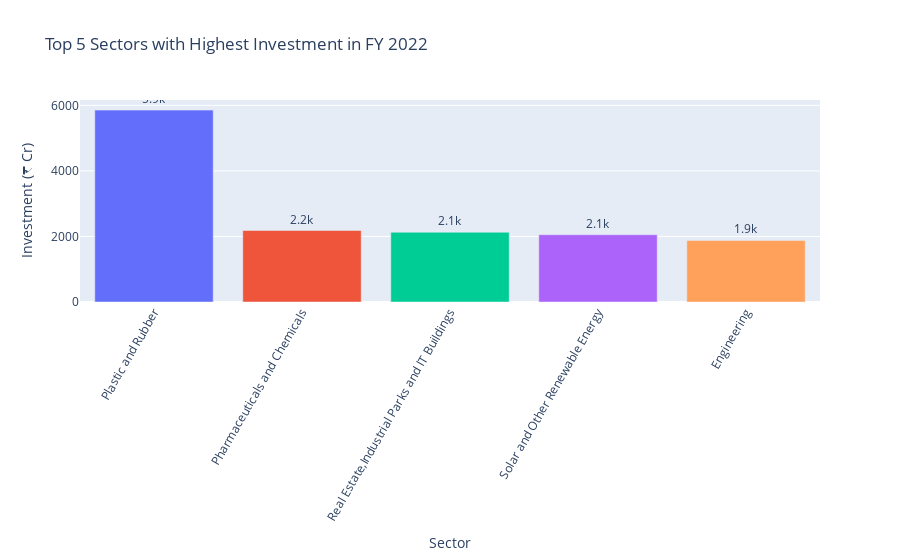

Notebook source saved alongside this figure:
### Code cell
fig = px.bar(
    ipass_2022_invest,
    x='sector',
    y='investment in cr',
    text='investment in cr',
    color='sector',
    title='Top 5 Sectors with Highest Investment in FY 2022',
    labels={'sector': 'Sector', 'investment in cr': 'Investment (₹ Cr)'}
)

fig.update_traces(texttemplate='%{text:.2s}', textposition='outside')
fig.update_layout(
    xaxis_tickangle=-60,
    showlegend=False,
    height=700
)

fig.show()

### Figure 1 — Plotly figure (JSON) as saved in the notebook; plotly's stock layout.template omitted (floating-point values rounded to 4 significant figures)
{"data": [{"alignmentgroup": "True", "hovertemplate": "Sector=%{x}<br>Investment (₹ Cr)=%{text}<extra></extra>", "legendgroup": "Plastic and Rubber", "marker": {"color": "#636efa", "pattern": {"shape": ""}}, "name": "Plastic and Rubber", "offsetgroup": "Plastic and Rubber", "orientation": "v", "showlegend": true, "text": [5856.0], "textposition": "outside", "texttemplate": "%{text:.2s}", "type": "bar", "x": ["Plastic and Rubber"], "xaxis": "x", "y": [5856.0], "yaxis": "y"}, {"alignmentgroup": "True", "hovertemplate": "Sector=%{x}<br>Investment (₹ Cr)=%{text}<extra></extra>", "legendgroup": "Pharmaceuticals and Chemicals", "marker": {"color": "#EF553B", "pattern": {"shape": ""}}, "name": "Pharmaceuticals and Chemicals", "offsetgroup": "Pharmaceuticals and Chemicals", "orientation": "v", "showlegend": true, "text": [2182.0], "textposition": "outside", "texttemplate": "%{text:.2s}", "type": "bar", "x": ["Pharmaceuticals and Chemicals"], "xaxis": "x", "y": [2182.0], "yaxis": "y"}, {"alignmentgroup": "True", "hovertemplate": "Sector=%{x}<br>Investment (₹ Cr)=%{text}<extra></extra>", "legendgroup": "Real Estate,Industrial Parks and IT Buildings", "marker": {"color": "#00cc96", "pattern": {"shape": ""}}, "name": "Real Estate,Industrial Parks and IT Buildings", "offsetgroup": "Real Estate,Industrial Parks and IT Buildings", "orientation": "v", "showlegend": true, "text": [2127.0], "textposition": "outside", "texttemplate": "%{text:.2s}", "type": "bar", "x": ["Real Estate,Industrial Parks and IT Buildings"], "xaxis": "x", "y": [2127.0], "yaxis": "y"}, {"alignmentgroup": "True", "hovertemplate": "Sector=%{x}<br>Investment (₹ Cr)=%{text}<extra></extra>", "legendgroup": "Solar and Other Renewable Energy", "marker": {"color": "#ab63fa", "pattern": {"shape": ""}}, "name": "Solar and Other Renewable Energy", "offsetgroup": "Solar and Other Renewable Energy", "orientation": "v", "showlegend": true, "text": [2053.0], "textposition": "outside", "texttemplate": "%{text:.2s}", "type": "bar", "x": ["Solar and Other Renewable Energy"], "xaxis": "x", "y": [2053.0], "yaxis": "y"}, {"alignmentgroup": "True", "hovertemplate": "Sector=%{x}<br>Investment (₹ Cr)=%{text}<extra></extra>", "legendgroup": "Engineering", "marker": {"color": "#FFA15A", "pattern": {"shape": ""}}, "name": "Engineering", "offsetgroup": "Engineering", "orientation": "v", "showlegend": true, "text": [1877.0], "textposition": "outside", "texttemplate": "%{text:.2s}", "type": "bar", "x": ["Engineering"], "xaxis": "x", "y": [1877.0], "yaxis": "y"}], "layout": {"autosize": true, "barmode": "relative", "legend": {"title": {"text": "Sector"}, "tracegroupgap": 0}, "showlegend": false, "title": {"text": "Top 5 Sectors with Highest Investment in FY 2022"}, "xaxis": {"anchor": "y", "autorange": true, "categoryarray": ["Plastic and Rubber", "Pharmaceuticals and Chemicals", "Real Estate,Industrial Parks and IT Buildings", "Solar and Other Renewable Energy", "Engineering"], "categoryorder": "array", "domain": [0, 1], "range": [-0.5, 4.5], "tickangle": -60, "title": {"text": "Sector"}, "type": "category"}, "yaxis": {"anchor": "x", "autorange": true, "domain": [0, 1], "range": [0, 6164.0], "title": {"text": "Investment (₹ Cr)"}, "type": "linear"}}}
